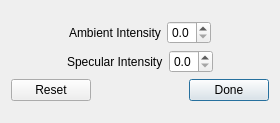
<?xml version="1.0" encoding="UTF-8"?>
<ui version="4.0">
 <class>AdjustDefaultMaterial</class>
 <widget class="QDialog" name="AdjustDefaultMaterial">
  <property name="geometry">
   <rect>
    <x>0</x>
    <y>0</y>
    <width>280</width>
    <height>123</height>
   </rect>
  </property>
  <property name="sizePolicy">
   <sizepolicy hsizetype="Minimum" vsizetype="Minimum">
    <horstretch>0</horstretch>
    <verstretch>0</verstretch>
   </sizepolicy>
  </property>
  <property name="windowTitle">
   <string>Adjust Default Material</string>
  </property>
  <property name="comment" stdset="0">
   <string>
     Copyright 2017 Pixar                                                                   
                                                                                            
     Licensed under the terms set forth in the LICENSE.txt file available at
     https://openusd.org/license.
  </string>
  </property>
  <layout class="QVBoxLayout" name="verticalLayout">
   <item>
    <layout class="QVBoxLayout" name="verticalLayout_4">
     <item>
      <layout class="QHBoxLayout" name="horizontalLayout">
       <item>
        <spacer name="horizontalSpacer_4">
         <property name="orientation">
          <enum>Qt::Horizontal</enum>
         </property>
         <property name="sizeHint" stdset="0">
          <size>
           <width>40</width>
           <height>20</height>
          </size>
         </property>
        </spacer>
       </item>
       <item>
        <widget class="QLabel" name="ambientInt">
         <property name="focusPolicy">
          <enum>Qt::NoFocus</enum>
         </property>
         <property name="text">
          <string>Ambient Intensity</string>
         </property>
        </widget>
       </item>
       <item>
        <widget class="QDoubleSpinBox" name="ambientIntSpinBox">
         <property name="decimals">
          <number>1</number>
         </property>
         <property name="maximum">
          <double>1.000000000000000</double>
         </property>
         <property name="singleStep">
          <double>0.100000000000000</double>
         </property>
        </widget>
       </item>
       <item>
        <spacer name="horizontalSpacer_5">
         <property name="orientation">
          <enum>Qt::Horizontal</enum>
         </property>
         <property name="sizeHint" stdset="0">
          <size>
           <width>40</width>
           <height>20</height>
          </size>
         </property>
        </spacer>
       </item>
      </layout>
     </item>
     <item>
      <layout class="QHBoxLayout" name="horizontalLayout_2">
       <item>
        <spacer name="horizontalSpacer_6">
         <property name="orientation">
          <enum>Qt::Horizontal</enum>
         </property>
         <property name="sizeHint" stdset="0">
          <size>
           <width>40</width>
           <height>20</height>
          </size>
         </property>
        </spacer>
       </item>
       <item>
        <widget class="QLabel" name="specularInt">
         <property name="focusPolicy">
          <enum>Qt::NoFocus</enum>
         </property>
         <property name="text">
          <string>Specular Intensity</string>
         </property>
        </widget>
       </item>
       <item>
        <widget class="QDoubleSpinBox" name="specularIntSpinBox">
         <property name="decimals">
          <number>1</number>
         </property>
         <property name="maximum">
          <double>1.000000000000000</double>
         </property>
         <property name="singleStep">
          <double>0.100000000000000</double>
         </property>
        </widget>
       </item>
       <item>
        <spacer name="horizontalSpacer_7">
         <property name="orientation">
          <enum>Qt::Horizontal</enum>
         </property>
         <property name="sizeHint" stdset="0">
          <size>
           <width>40</width>
           <height>20</height>
          </size>
         </property>
        </spacer>
       </item>
      </layout>
     </item>
     <item>
      <layout class="QHBoxLayout" name="horizontalLayout_3">
       <item>
        <widget class="QPushButton" name="resetButton">
         <property name="text">
          <string>Reset</string>
         </property>
         <property name="autoDefault">
          <bool>false</bool>
         </property>
        </widget>
       </item>
       <item>
        <spacer name="horizontalSpacer_2">
         <property name="orientation">
          <enum>Qt::Horizontal</enum>
         </property>
         <property name="sizeHint" stdset="0">
          <size>
           <width>40</width>
           <height>20</height>
          </size>
         </property>
        </spacer>
       </item>
       <item>
        <widget class="QPushButton" name="doneButton">
         <property name="text">
          <string>Done</string>
         </property>
        </widget>
       </item>
      </layout>
     </item>
    </layout>
   </item>
  </layout>
 </widget>
 <resources/>
 <connections/>
</ui>
